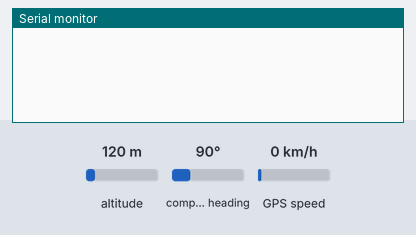
The sketch below on a simulated Arduino Uno, built with avr-gcc and run on an emulated ATmega328P. Parts: the last lines printed to the serial monitor. The inputs (shaded band) are chosen by the test bench; at power-on: altitude 120 m, GPS speed 0 km/h, compass heading 90°. The GPS gets a fix after 3 s at 37.7749, -122.4194 with 8 satellites.

Above: at 1.2 s.
1.3 s: altitude set to 20 m
At 3.4 s:
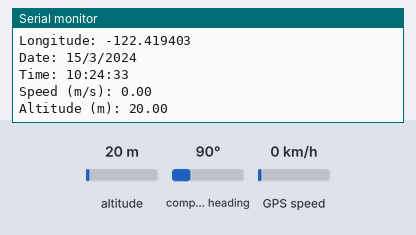
4.5 s: GPS speed set to 2 km/h
At 5.8 s:
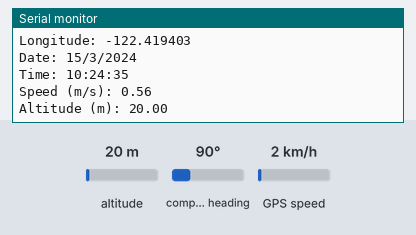
6.0 s: altitude set to 250 m
At 6.8 s:
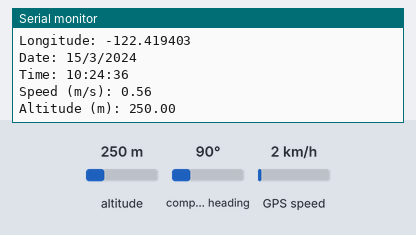
Timing chart, 0 to 9.0 s (numbered marks = the images above; inputs shaded):
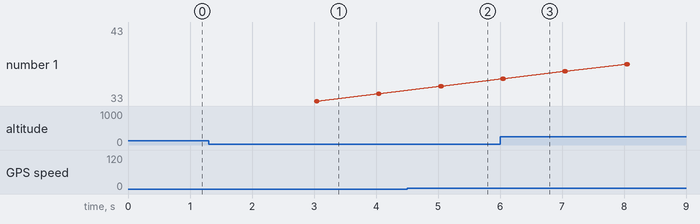

Measured:
- after the input at 1.3 s, the serial monitor: prints a new line after 1.7 s (image 1)
- after the input at 4.5 s, the serial monitor: prints a new line after 0.54 s (image 2)
- after the input at 6.0 s, the serial monitor: prints a new line at once (image 3)

The sketch:

modi_GPS.ino
```cpp
/*
   Rui Santos
   Complete Project Details: https://randomnerdtutorials.com
   Based on TinyGPS++ by Mikal Hart (https://github.com/mikalhart/TinyGPSPlus)
*/

#include <TinyGPS++.h>
#include <SoftwareSerial.h>

static const int RXPin = 4, TXPin = 3;
static const uint32_t GPSBaud = 9600;

TinyGPSPlus gps;
SoftwareSerial ss(RXPin, TXPin);

void setup() {
  Serial.begin(57600); // default baud for gps is 9600 but i changed to 57600 to make it like the mpu na ka.
  ss.begin(GPSBaud);
}

void loop() {
  while (ss.available() > 0) {
    gps.encode(ss.read());

    if (gps.location.isUpdated()) {
      Serial.print("Latitude: ");
      Serial.println(gps.location.lat(), 6);

      Serial.print("Longitude: ");
      Serial.println(gps.location.lng(), 6);

      Serial.print("Date: ");
      Serial.print(gps.date.day());
      Serial.print("/");
      Serial.print(gps.date.month());
      Serial.print("/");
      Serial.println(gps.date.year());

      Serial.print("Time: ");
      Serial.print(gps.time.hour());
      Serial.print(":");
      Serial.print(gps.time.minute());
      Serial.print(":");
      Serial.println(gps.time.second());

      Serial.print("Speed (m/s): ");
      Serial.println(gps.speed.mps());

      Serial.print("Altitude (m): ");
      Serial.println(gps.altitude.meters());

      Serial.println();  // Extra line for readability
    }
  }
}
```
